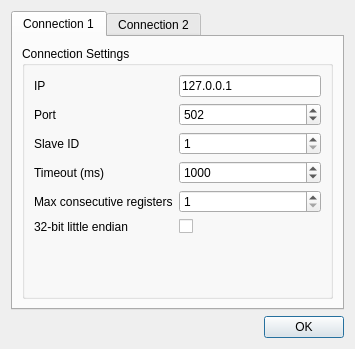
<?xml version="1.0" encoding="UTF-8"?>
<ui version="4.0">
 <class>ConnectionDialog</class>
 <widget class="QDialog" name="ConnectionDialog">
  <property name="geometry">
   <rect>
    <x>0</x>
    <y>0</y>
    <width>355</width>
    <height>349</height>
   </rect>
  </property>
  <property name="windowTitle">
   <string>Connection settings</string>
  </property>
  <property name="windowIcon">
   <iconset>
    <normalon>:/menu_icon/menu_icon/icons/link_edit.png</normalon>
   </iconset>
  </property>
  <layout class="QVBoxLayout" name="verticalLayout">
   <item>
    <widget class="QTabWidget" name="tabConnection">
     <property name="currentIndex">
      <number>0</number>
     </property>
     <widget class="QWidget" name="conn">
      <attribute name="title">
       <string>Connection 1</string>
      </attribute>
      <layout class="QVBoxLayout" name="verticalLayout_2">
       <item>
        <widget class="QGroupBox" name="groupBox">
         <property name="title">
          <string>Connection Settings</string>
         </property>
         <layout class="QFormLayout" name="formLayout_2">
          <property name="fieldGrowthPolicy">
           <enum>QFormLayout::AllNonFixedFieldsGrow</enum>
          </property>
          <item row="0" column="0">
           <widget class="QLabel" name="label">
            <property name="text">
             <string>IP</string>
            </property>
           </widget>
          </item>
          <item row="0" column="1">
           <widget class="QLineEdit" name="lineIP">
            <property name="enabled">
             <bool>true</bool>
            </property>
            <property name="text">
             <string>127.0.0.1</string>
            </property>
           </widget>
          </item>
          <item row="1" column="0">
           <widget class="QLabel" name="label_2">
            <property name="text">
             <string>Port</string>
            </property>
           </widget>
          </item>
          <item row="1" column="1">
           <widget class="QSpinBox" name="spinPort">
            <property name="enabled">
             <bool>true</bool>
            </property>
            <property name="minimum">
             <number>1</number>
            </property>
            <property name="maximum">
             <number>65535</number>
            </property>
            <property name="value">
             <number>502</number>
            </property>
           </widget>
          </item>
          <item row="2" column="0">
           <widget class="QLabel" name="label_4">
            <property name="text">
             <string>Slave ID</string>
            </property>
           </widget>
          </item>
          <item row="2" column="1">
           <widget class="QSpinBox" name="spinSlaveId">
            <property name="enabled">
             <bool>true</bool>
            </property>
            <property name="minimum">
             <number>1</number>
            </property>
            <property name="maximum">
             <number>255</number>
            </property>
            <property name="value">
             <number>1</number>
            </property>
           </widget>
          </item>
          <item row="3" column="0">
           <widget class="QLabel" name="label_9">
            <property name="text">
             <string>Timeout (ms)</string>
            </property>
           </widget>
          </item>
          <item row="3" column="1">
           <widget class="QSpinBox" name="spinTimeout">
            <property name="enabled">
             <bool>true</bool>
            </property>
            <property name="maximum">
             <number>999999</number>
            </property>
            <property name="value">
             <number>1000</number>
            </property>
           </widget>
          </item>
          <item row="4" column="0">
           <widget class="QLabel" name="label_3">
            <property name="text">
             <string>Max consecutive registers</string>
            </property>
           </widget>
          </item>
          <item row="4" column="1">
           <widget class="QSpinBox" name="spinConsecutiveMax">
            <property name="minimum">
             <number>1</number>
            </property>
            <property name="maximum">
             <number>125</number>
            </property>
           </widget>
          </item>
          <item row="5" column="1">
           <widget class="QCheckBox" name="checkInt32LittleEndian">
            <property name="layoutDirection">
             <enum>Qt::LeftToRight</enum>
            </property>
            <property name="text">
             <string/>
            </property>
           </widget>
          </item>
          <item row="5" column="0">
           <widget class="QLabel" name="label_11">
            <property name="text">
             <string>32-bit little endian</string>
            </property>
           </widget>
          </item>
         </layout>
        </widget>
       </item>
      </layout>
     </widget>
     <widget class="QWidget" name="conn2">
      <attribute name="title">
       <string>Connection 2</string>
      </attribute>
      <layout class="QVBoxLayout" name="verticalLayout_4">
       <item>
        <widget class="QCheckBox" name="checkSecondConn">
         <property name="text">
          <string>Enable second connection</string>
         </property>
        </widget>
       </item>
       <item>
        <widget class="QGroupBox" name="groupSecondConnection">
         <property name="enabled">
          <bool>true</bool>
         </property>
         <property name="title">
          <string>Connection Settings</string>
         </property>
         <layout class="QFormLayout" name="formLayout_3">
          <property name="fieldGrowthPolicy">
           <enum>QFormLayout::AllNonFixedFieldsGrow</enum>
          </property>
          <item row="0" column="0">
           <widget class="QLabel" name="label_5">
            <property name="text">
             <string>IP</string>
            </property>
           </widget>
          </item>
          <item row="0" column="1">
           <widget class="QLineEdit" name="lineIP_2">
            <property name="enabled">
             <bool>false</bool>
            </property>
            <property name="text">
             <string>127.0.0.1</string>
            </property>
           </widget>
          </item>
          <item row="1" column="0">
           <widget class="QLabel" name="label_6">
            <property name="text">
             <string>Port</string>
            </property>
           </widget>
          </item>
          <item row="1" column="1">
           <widget class="QSpinBox" name="spinPort_2">
            <property name="enabled">
             <bool>false</bool>
            </property>
            <property name="minimum">
             <number>1</number>
            </property>
            <property name="maximum">
             <number>65535</number>
            </property>
            <property name="value">
             <number>502</number>
            </property>
           </widget>
          </item>
          <item row="2" column="0">
           <widget class="QLabel" name="label_7">
            <property name="text">
             <string>Slave ID</string>
            </property>
           </widget>
          </item>
          <item row="2" column="1">
           <widget class="QSpinBox" name="spinSlaveId_2">
            <property name="enabled">
             <bool>false</bool>
            </property>
            <property name="minimum">
             <number>1</number>
            </property>
            <property name="maximum">
             <number>255</number>
            </property>
            <property name="value">
             <number>1</number>
            </property>
           </widget>
          </item>
          <item row="3" column="0">
           <widget class="QLabel" name="label_10">
            <property name="text">
             <string>Timeout (ms)</string>
            </property>
           </widget>
          </item>
          <item row="3" column="1">
           <widget class="QSpinBox" name="spinTimeout_2">
            <property name="enabled">
             <bool>false</bool>
            </property>
            <property name="maximum">
             <number>999999</number>
            </property>
            <property name="value">
             <number>1000</number>
            </property>
           </widget>
          </item>
          <item row="4" column="0">
           <widget class="QLabel" name="label_8">
            <property name="text">
             <string>Max consecutive registers</string>
            </property>
           </widget>
          </item>
          <item row="4" column="1">
           <widget class="QSpinBox" name="spinConsecutiveMax_2">
            <property name="enabled">
             <bool>false</bool>
            </property>
            <property name="minimum">
             <number>1</number>
            </property>
            <property name="maximum">
             <number>125</number>
            </property>
           </widget>
          </item>
          <item row="5" column="0">
           <widget class="QLabel" name="label_12">
            <property name="text">
             <string>32-bit little endian</string>
            </property>
           </widget>
          </item>
          <item row="5" column="1">
           <widget class="QCheckBox" name="checkInt32LittleEndian_2">
            <property name="enabled">
             <bool>false</bool>
            </property>
            <property name="text">
             <string/>
            </property>
           </widget>
          </item>
         </layout>
        </widget>
       </item>
      </layout>
     </widget>
    </widget>
   </item>
   <item>
    <widget class="QDialogButtonBox" name="buttonBox">
     <property name="orientation">
      <enum>Qt::Horizontal</enum>
     </property>
     <property name="standardButtons">
      <set>QDialogButtonBox::Ok</set>
     </property>
    </widget>
   </item>
  </layout>
 </widget>
 <resources/>
 <connections>
  <connection>
   <sender>buttonBox</sender>
   <signal>accepted()</signal>
   <receiver>ConnectionDialog</receiver>
   <slot>accept()</slot>
   <hints>
    <hint type="sourcelabel">
     <x>248</x>
     <y>254</y>
    </hint>
    <hint type="destinationlabel">
     <x>157</x>
     <y>274</y>
    </hint>
   </hints>
  </connection>
  <connection>
   <sender>buttonBox</sender>
   <signal>rejected()</signal>
   <receiver>ConnectionDialog</receiver>
   <slot>reject()</slot>
   <hints>
    <hint type="sourcelabel">
     <x>316</x>
     <y>260</y>
    </hint>
    <hint type="destinationlabel">
     <x>286</x>
     <y>274</y>
    </hint>
   </hints>
  </connection>
 </connections>
</ui>
